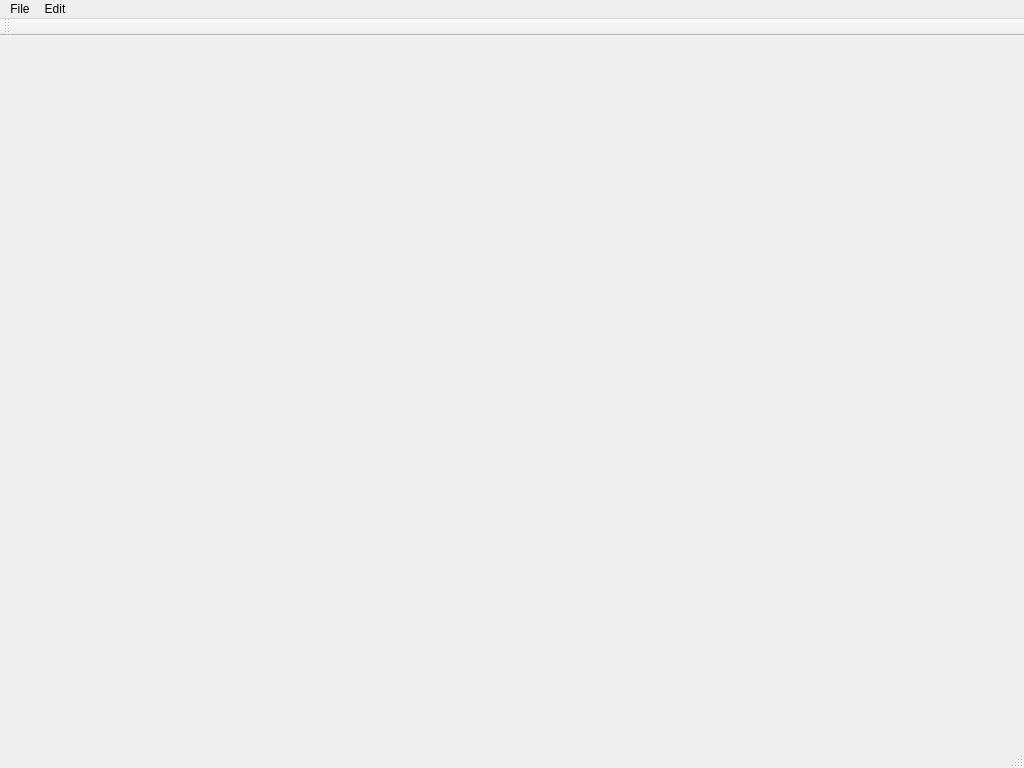
<?xml version="1.0" encoding="UTF-8"?>
<ui version="4.0">
 <class>MainWindow</class>
 <widget class="QMainWindow" name="MainWindow">
  <property name="geometry">
   <rect>
    <x>0</x>
    <y>0</y>
    <width>1024</width>
    <height>768</height>
   </rect>
  </property>
  <property name="windowTitle">
   <string>pdfEditor</string>
  </property>
  <widget class="QWidget" name="centralwidget">
   <layout class="QVBoxLayout" name="verticalLayout">
    <item>
     <layout class="QVBoxLayout" name="canvasLayout"/>
    </item>
   </layout>
  </widget>
  <widget class="QMenuBar" name="menubar">
   <property name="geometry">
    <rect>
     <x>0</x>
     <y>0</y>
     <width>1024</width>
     <height>22</height>
    </rect>
   </property>
   <widget class="QMenu" name="menuFile">
    <property name="title">
     <string>File</string>
    </property>
    <addaction name="actionNew"/>
    <addaction name="actionOpen"/>
    <addaction name="actionSave"/>
   </widget>
   <widget class="QMenu" name="menuEdit">
    <property name="title">
     <string>Edit</string>
    </property>
    <addaction name="actionUndo"/>
    <addaction name="actionRedo"/>
   </widget>
   <addaction name="menuFile"/>
   <addaction name="menuEdit"/>
  </widget>
  <widget class="QStatusBar" name="statusbar"/>
  <widget class="QToolBar" name="toolBar">
   <property name="windowTitle">
    <string>toolBar</string>
   </property>
   <attribute name="toolBarArea">
    <enum>TopToolBarArea</enum>
   </attribute>
   <attribute name="toolBarBreak">
    <bool>false</bool>
   </attribute>
  </widget>
  <action name="actionNew">
   <property name="text">
    <string>New PDF</string>
   </property>
   <property name="shortcut">
    <string>Ctrl+N</string>
   </property>
  </action>
  <action name="actionOpen">
   <property name="text">
    <string>Open PDF...</string>
   </property>
   <property name="shortcut">
    <string>Ctrl+O</string>
   </property>
  </action>
  <action name="actionSave">
   <property name="text">
    <string>Save</string>
   </property>
   <property name="shortcut">
    <string>Ctrl+S</string>
   </property>
  </action>
  <action name="actionUndo">
   <property name="text">
    <string>Undo</string>
   </property>
   <property name="shortcut">
    <string>Ctrl+Z</string>
   </property>
  </action>
  <action name="actionRedo">
   <property name="text">
    <string>Redo</string>
   </property>
   <property name="shortcut">
    <string>Ctrl+Y</string>
   </property>
  </action>
 </widget>
 <resources/>
 <connections/>
</ui>
